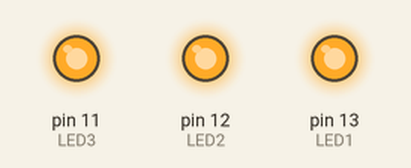
This sketch was run on a simulated Arduino Uno, built with avr-gcc and run on an emulated ATmega328P. Parts: output pins drawn as LEDs (lit = HIGH).

Above: at 2.3 s.
At 21.4 s:
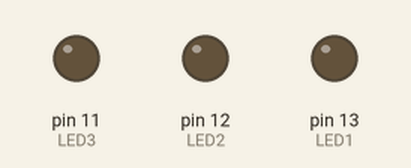
Timing chart, 0 to 31.2 s (numbered marks = the images above):
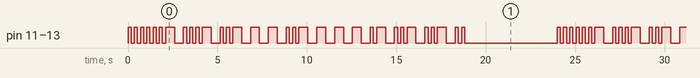

The sketch:

Morse_Code_Translator_Arduino__LED_.ino
```cpp
int LED1 = 13;
int LED2 = 12;
int LED3 = 11;
int SHORT = 175;
int LONG = 500;


int dot()
{
  digitalWrite(LED1, HIGH);
  digitalWrite(LED2, HIGH);
  digitalWrite(LED3, HIGH);
  delay(SHORT);
  digitalWrite(LED1, LOW);
  digitalWrite(LED2, LOW);
  digitalWrite(LED3, LOW);
  delay(SHORT);
}

int dash()
{
  digitalWrite(LED1, HIGH);
  digitalWrite(LED2, HIGH);
  digitalWrite(LED3, HIGH);
  delay(LONG);
  digitalWrite(LED1, LOW);
  digitalWrite(LED2, LOW);
  digitalWrite(LED3, LOW);
  delay(LONG);
}

int morse_code(String text)
{
  for (char x: text) {
    switch(x) {
    case 'a':
    case 'A':
      dot();
      dash();
      break;
    case 'b':
    case'B':
      dash();
      dot();
      dot();
      dot();
      break;
    case 'c':
    case 'C':
      dash();
      dot();
      dash();
      dot();
      break;
    case 'd':
    case 'D':
      dash();
      dot();
      dot();
      break;
    case 'e':
    case 'E':
      dot();
      break;
    case 'f':
    case 'F':
      dot();
      dot();
      dash();
      dot();
      break;
    case 'g':
    case 'G':
      dash();
      dash();
      dot();
      break;
    case 'h':
    case 'H':
      dot();
      dot();
      dot();
      dot();
      break;
    case 'i':
    case 'I':
      dot();
      dot();
      break;
    case 'j':
    case 'J':
      dot();
      dash();
      dash();
      dash();
      break;
    case 'k':
    case 'K':
      dash();
      dot();
      dash();
      break;
    case 'l':
    case 'L':
      dot();
      dash();
      dot();
      dot();
      break;
    case 'm':
    case 'M':
      dash();
      dash();
      break;
    case 'n':
    case 'N':
      dash();
      dot();
      break;
    case 'o':
    case 'O':
      dash();
      dash();
      dash();
      break;
    case 'p':
    case 'P':
      dot();
      dash();
      dash();
      dot();
      break;
    case 'q':
    case 'Q':
      dash();
      dash();
      dot();
      dash();
      break;
    case 'r':
    case 'R':
      dot();
      dash();
      dot();
      break;
    case 's':
    case 'S':
      dot();
      dot();
      dot();
      break;
    case 't':
    case 'T':
      dash();
      break;
    case 'u':
    case 'U':
      dot();
      dot();
      dash();
      break;
    case 'v':
    case 'V':
      dot();
      dot();
      dot();
      dash();
      break;
    case 'w':
    case 'W':
      dot();
      dot();
      dash();
      break;
    case 'x':
    case 'X':
      dash();
      dot();
      dot();
      dash();
      break;
    case 'y':
    case 'Y':
      dash();
      dot();
      dash();
      dash();
      break;
    case 'z':
    case 'Z':
      dash();
      dash();
      dot();
      dot();
      break;
  case ' ':
  case ',':
  case '.':
  case '?':
  case '!':

    break;
  case '1':
    dot();
    dash();
    dash();
    dash();
    dash();
    break;
  case '2':
    dot();
    dot();
    dash();
    dash();
    dash();
    break;
  case '3':
    dot();
    dot();
    dot();
    dash();
    dash();
    break;
  case '4':
    dash();
    dash();
    dash();
    dash();
    dot();
    break;
  case '5':
    dot();
    dot();
    dot();
    dot();
    dot();
    break;
  case '6':
    dash();
    dot();
    dot();
    dot();
    dot();
    break;
  case '7':
    dash();
    dash();
    dot();
    dot();
    dot();
    break;
  case '8':
    dash();
    dash();
    dash();
    dot();
    dot();
    break;
  case '9':
    dash();
    dash();
    dash();
    dash();
    dot();
    break;
  case '0':
    dash();
    dash();
    dash();
    dash();
    dash();
    break;

   default:
    digitalWrite(LED1, LOW);
    digitalWrite(LED2, LOW);
    digitalWrite(LED3, LOW);
    delay(10000);
    break;
    };
  };


}

void setup()
{
   pinMode(LED1, OUTPUT);
   pinMode(LED2, OUTPUT);
   pinMode(LED3, OUTPUT);
}

void loop()
{
  morse_code("Hello, World!");
  delay(5000);
}
```

Measured:
- by itself, pin 11 (LED3), pin 12 (LED2), pin 13 (LED1): moves between LOW and HIGH, repeating every 24.0 s
- by itself, everything shown: repeats every 24.0 s, in 64 steps
